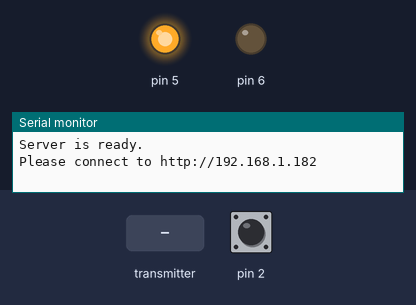
The sketch below on a simulated Arduino Uno, built with avr-gcc and run on an emulated ATmega328P. Shown: output pins drawn as LEDs (lit = HIGH), the last lines printed to the serial monitor. Inputs (shaded band) come from the test bench; at power-on: pin 2 HIGH. WiFi joins after 1.5 s; servers stay silent unless stated; no radio packets arrive unless stated.

Above: at 1.3 s.
1.4 s: the transmitter starts sending buf.0 = 0
At 2.3 s:
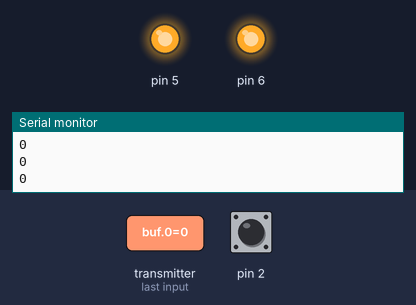
3.0 s: pin 2 pulled LOW for 0.6 s
At 4.2 s:
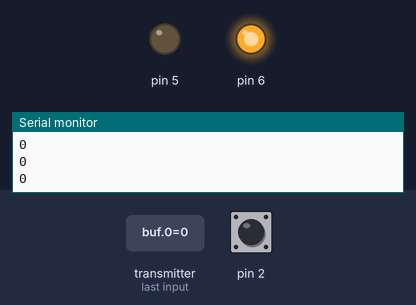
6.0 s: pin 2 pulled LOW for 3.2 s
At 10.6 s:
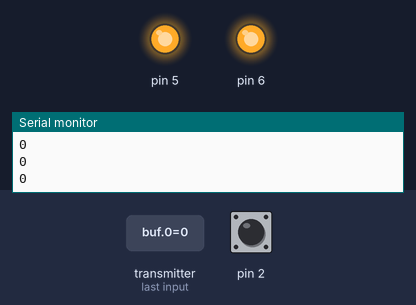
Timing chart, 0 to 12.1 s (numbered marks = the images above; inputs shaded):
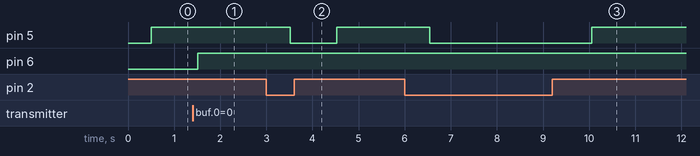

The sketch:

02-sensor-pompa-tanaman-RX_ASK.ino
```cpp
/*
 * USE PIN: DIGITAL 2 = relay IN
 *          DIGITAL 7 = Reciever RF
 *          DIGITAL 8 = LED = RF
 *          DIGITAL 9 = LED = Relay STATUS
 * IPAddress 192.168.1.182
 *
*/

#include <ArduinoJson.h>
#include <Ethernet.h>
#include <RH_ASK.h>
#include <SPI.h> // Not actualy used but needed to compile

RH_ASK driver;
byte mac[] = {0x00, 0x92, 0x3B, 0xC2, 0x88, 0x1D};
IPAddress ip(192, 168, 1, 182);
IPAddress myDns(192, 168, 1, 1);
IPAddress gateway(192, 168, 1, 1);
EthernetServer server(80);
int siram;
int air;

void setup()
{
    Serial.begin(9600);  // Debugging only
    if (!driver.init())
         Serial.println("init failed");
    pinMode(6,OUTPUT);
    pinMode(5,OUTPUT);
    pinMode(2,INPUT_PULLUP);
      // start the Ethernet connection and the server:
    Ethernet.begin(mac, ip, myDns, gateway);
      // Start to listen
    server.begin();
    Ethernet.init(10);  // Most Arduino shields
    Serial.println(F("Server is ready."));
    Serial.print(F("Please connect to http://"));
    Serial.println(Ethernet.localIP());
}

void loop()
{
    digitalWrite(6,LOW);
    int air = 0;
    int sensorVal = digitalRead(2);

// Wait for an incomming connection
    EthernetClient client = server.available();
    StaticJsonDocument<200> doc;

    uint8_t buf[3];
    uint8_t buflen = sizeof(buf);

    if (driver.recv(buf, &buflen)) // Non-blocking
    {
      int i;
      Serial.println(buf[0]);
      Serial.println(buf[0]);
      digitalWrite(6,HIGH);
      air = 1;
    }

   delay(500);
    if (sensorVal == LOW){
      digitalWrite(5,LOW);
      siram = 0;
    }else{
      siram = 1;
      digitalWrite(5,HIGH);
    }

//   doc["pompa_air"] = air;
   doc["pompa_tanaman"] = siram;

  // Write response headers
  client.println(F("HTTP/1.0 200 OK"));
  client.println(F("Content-Type: application/json"));
  client.println(F("Connection: close"));
  client.print(F("Content-Length: "));
  client.println(measureJsonPretty(doc));
  client.println();

  // Write JSON document
  serializeJsonPretty(doc, client);
}
```

Measured:
- after the input at 1.4 s, pin 6: LOW → HIGH after 0.11 s
- after the input at 3.0 s, pin 5: HIGH → LOW after 0.52 s, → HIGH 1.0 s later
- after the input at 6.0 s, pin 5: HIGH → LOW after 0.54 s, → HIGH 3.5 s later
